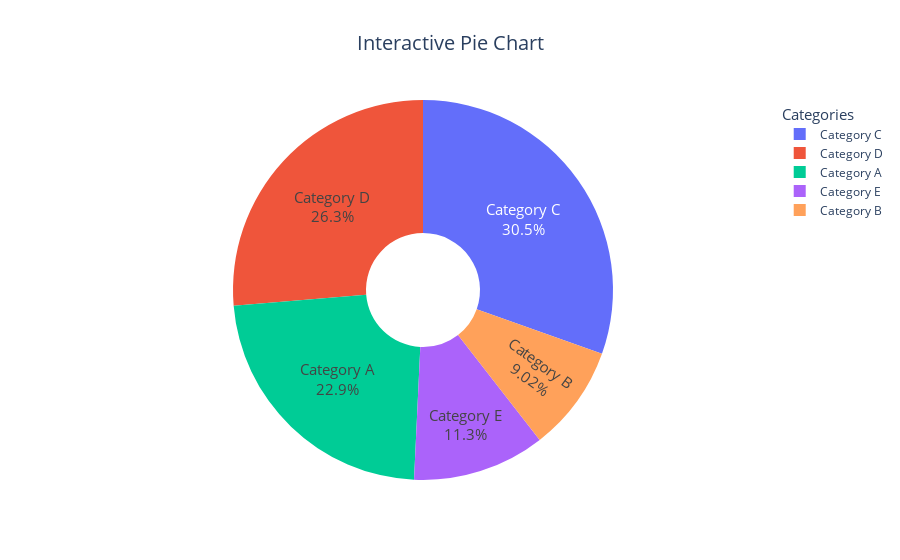

Source (notebook cell):
### Markdown cell above
### 21. Using Plotly, create an interactive pie chart of randomly generated data, add labels and percentages, set the title as 'Interactive Pie Chart'.

### Code cell
# Import the necessary libraries from Plotly
import plotly.graph_objs as go
import numpy as np

# Generate random data for the pie chart
# For this example, we'll generate 5 random data points that will represent the pie chart slices
np.random.seed(42)  # Set seed for reproducibility
labels = ['Category A', 'Category B', 'Category C', 'Category D', 'Category E']  # Labels for each pie slice
values = np.random.randint(10, 100, size=5)  # Generate random integer values between 10 and 100 for each category

# Create a pie chart using Plotly's go.Pie object
pie_chart = go.Figure()

# Add the pie chart trace to the figure
# The trace represents the data that is plotted on the graph
pie_chart.add_trace(go.Pie(
    labels=labels,  # Specify the labels for each slice
    values=values,  # Specify the values for each slice
    hoverinfo='label+percent',  # Display the label and percentage on hover
    textinfo='label+percent',  # Display the label and percentage directly on the chart
    textfont_size=15,  # Set the font size for the text on the chart
    hole=.3  # Optional: Create a donut chart effect by adding a hole in the center
))

# Set the title of the pie chart
pie_chart.update_layout(
    title='Interactive Pie Chart',  # Set the title of the pie chart
    title_font_size=20,  # Set the font size of the title
    title_x=0.5,  # Center the title horizontally
    title_xanchor='center'  # Anchor the title in the center
)

# Customize the layout for better presentation
pie_chart.update_layout(
    showlegend=True,  # Display the legend
    legend_title_text='Categories',  # Set the legend title
    legend_title_font_size=15,  # Set the font size for the legend title
    legend_font_size=12  # Set the font size for the legend labels
)

# Show the plot 
pie_chart.show()

### Figure 1 — Plotly figure (JSON) as saved in the notebook; plotly's stock layout.template omitted (floating-point values rounded to 4 significant figures)
{"data": [{"hole": 0.3, "hoverinfo": "label+percent", "labels": ["Category A", "Category B", "Category C", "Category D", "Category E"], "textfont": {"size": 15}, "textinfo": "label+percent", "type": "pie", "values": [61, 24, 81, 70, 30]}], "layout": {"legend": {"font": {"size": 12}, "title": {"font": {"size": 15}, "text": "Categories"}}, "showlegend": true, "title": {"font": {"size": 20}, "text": "Interactive Pie Chart", "x": 0.5, "xanchor": "center"}}}
